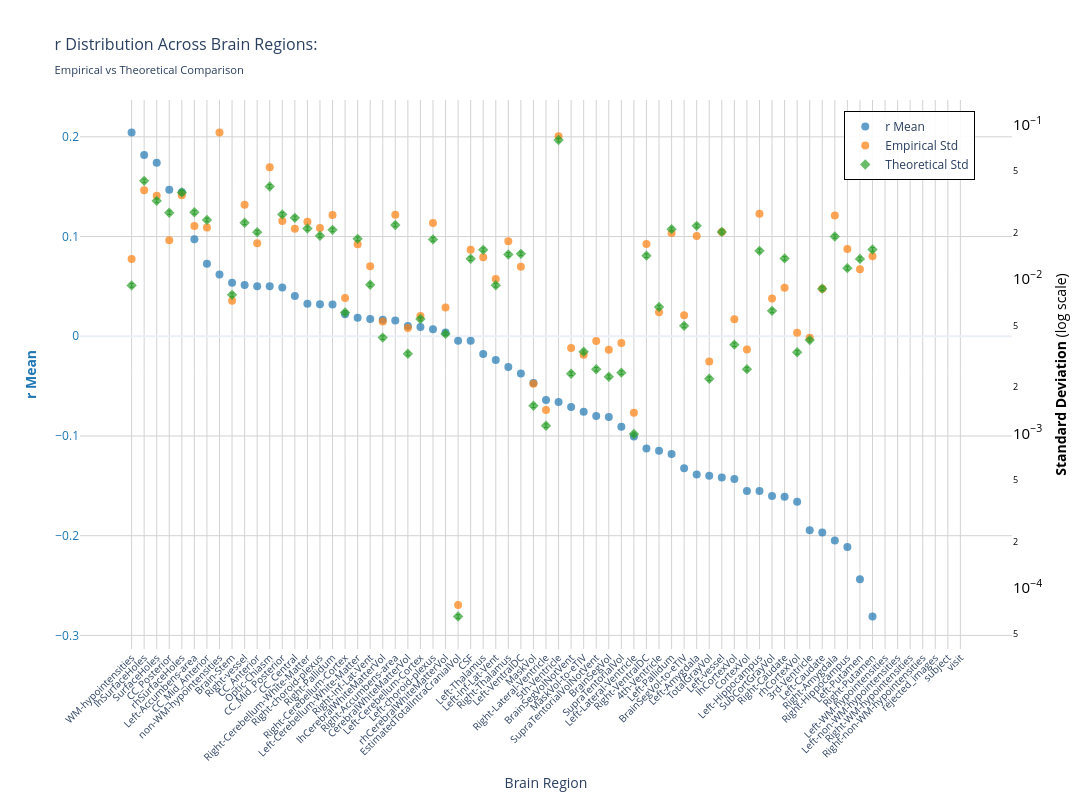
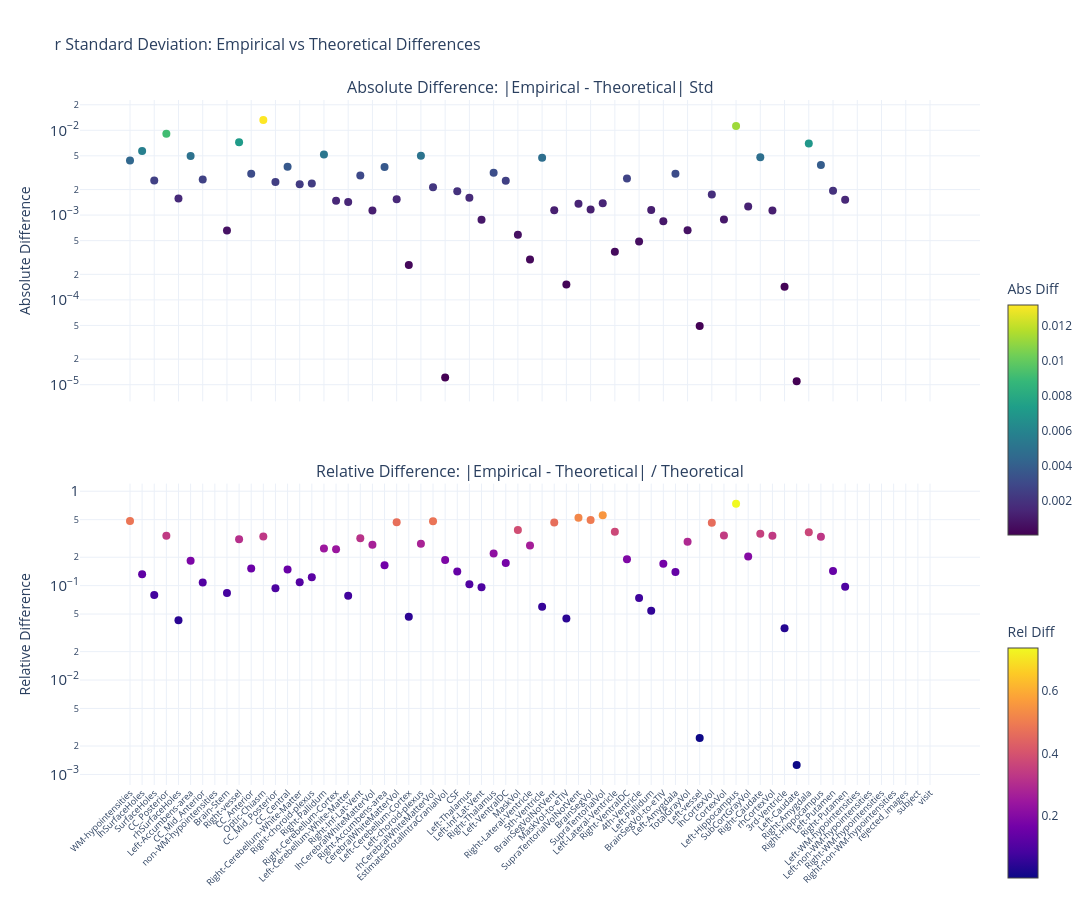

Notebook code cell kept with these figures, in order:
### Markdown cell above
### F-statistic

### Code cell
nu_nav = df_npvr[(df_npvr["timepoint"] == "baseline") & (df_npvr["group"] == "HC-PD")]
data_path = stats_dir / f"partial_correlation_baseline_{METRIC}.parquet"
df, stats = get_test_stats(
    data_path,
    stat_functions_F,
    nu_nav,
    hemisphere=False,
    study="baseline",
    raw_values=True,
)
show_figure(stats, hemisphere=False, stat_name="r", study="baseline", metric=METRIC)

### Figure 1 — Plotly figure (JSON) as saved in the notebook; plotly's stock layout.template omitted (floating-point values rounded to 4 significant figures)
{"data": [{"hovertemplate": "<b>%{x}</b><br>Mean r: %{y:.2f}<br><extra></extra>", "marker": {"color": "#1f77b4", "opacity": 0.7, "size": 8}, "mode": "markers", "name": "r Mean", "type": "scatter", "x": ["WM-hypointensities", "lhSurfaceHoles", "SurfaceHoles", "CC_Posterior", "rhSurfaceHoles", "Left-Accumbens-area", "CC_Mid_Anterior", "non-WM-hypointensities", "Brain-Stem", "Right-vessel", "CC_Anterior", "Optic-Chiasm", "CC_Mid_Posterior", "CC_Central", "Right-Cerebellum-White-Matter", "Right-choroid-plexus", "Right-Pallidum", "Right-Cerebellum-Cortex", "Left-Cerebellum-White-Matter", "Right-Inf-Lat-Vent", "lhCerebralWhiteMatterVol", "Right-Accumbens-area", "CerebralWhiteMatterVol", "Left-Cerebellum-Cortex", "Left-choroid-plexus", "rhCerebralWhiteMatterVol", "EstimatedTotalIntraCranialVol", "CSF", "Left-Thalamus", "Left-Inf-Lat-Vent", "Right-Thalamus", "Left-VentralDC", "MaskVol", "Right-Lateral-Ventricle", "5th-Ventricle", "BrainSegVolNotVent", "MaskVol-to-eTIV", "SupraTentorialVolNotVent", "BrainSegVol", "SupraTentorialVol", "Left-Lateral-Ventricle", "Right-VentralDC", "4th-Ventricle", "Left-Pallidum", "BrainSegVol-to-eTIV", "Left-Amygdala", "TotalGrayVol", "Left-vessel", "lhCortexVol", "CortexVol", "Left-Hippocampus", "SubCortGrayVol", "Right-Caudate", "rhCortexVol", "3rd-Ventricle", "Left-Caudate", "Right-Amygdala", "Right-Hippocampus", "Left-Putamen", "Right-Putamen", "Left-WM-hypointensities", "Left-non-WM-hypointensities", "Right-WM-hypointensities", "Right-non-WM-hypointensities", "rejected_images", "subject", "visit"], "y": [0.2044, 0.1817, 0.174, 0.1468, 0.1444, 0.09719, 0.07279, 0.06194, 0.05363, 0.05137, 0.05025, 0.05018, 0.04898, 0.0403, 0.0325, 0.03216, 0.03193, 0.02214, 0.01848, 0.01735, 0.01653, 0.01577, 0.01019, 0.009219, 0.007141, 0.003833, -0.004403, -0.004513, -0.01789, -0.02373, -0.03089, -0.03724, -0.04677, -0.06401, -0.06597, -0.07087, -0.07578, -0.08003, -0.08104, -0.09074, -0.1004, -0.1125, -0.1148, -0.1182, -0.1324, -0.1387, -0.1399, -0.1417, -0.1432, -0.1551, -0.1552, -0.1601, -0.1611, -0.1659, -0.1946, -0.1968, -0.2049, -0.2112, -0.2436, -0.2811, NaN, NaN, NaN, NaN, NaN, NaN, NaN], "yaxis": "y"}, {"hovertemplate": "<b>%{x}</b><br>Empirical Std: %{y:.3f}<br><extra></extra>", "marker": {"color": "#ff7f0e", "opacity": 0.7, "size": 8, "symbol": "circle"}, "mode": "markers", "name": "Empirical Std", "type": "scatter", "x": ["WM-hypointensities", "lhSurfaceHoles", "SurfaceHoles", "CC_Posterior", "rhSurfaceHoles", "Left-Accumbens-area", "CC_Mid_Anterior", "non-WM-hypointensities", "Brain-Stem", "Right-vessel", "CC_Anterior", "Optic-Chiasm", "CC_Mid_Posterior", "CC_Central", "Right-Cerebellum-White-Matter", "Right-choroid-plexus", "Right-Pallidum", "Right-Cerebellum-Cortex", "Left-Cerebellum-White-Matter", "Right-Inf-Lat-Vent", "lhCerebralWhiteMatterVol", "Right-Accumbens-area", "CerebralWhiteMatterVol", "Left-Cerebellum-Cortex", "Left-choroid-plexus", "rhCerebralWhiteMatterVol", "EstimatedTotalIntraCranialVol", "CSF", "Left-Thalamus", "Left-Inf-Lat-Vent", "Right-Thalamus", "Left-VentralDC", "MaskVol", "Right-Lateral-Ventricle", "5th-Ventricle", "BrainSegVolNotVent", "MaskVol-to-eTIV", "SupraTentorialVolNotVent", "BrainSegVol", "SupraTentorialVol", "Left-Lateral-Ventricle", "Right-VentralDC", "4th-Ventricle", "Left-Pallidum", "BrainSegVol-to-eTIV", "Left-Amygdala", "TotalGrayVol", "Left-vessel", "lhCortexVol", "CortexVol", "Left-Hippocampus", "SubCortGrayVol", "Right-Caudate", "rhCortexVol", "3rd-Ventricle", "Left-Caudate", "Right-Amygdala", "Right-Hippocampus", "Left-Putamen", "Right-Putamen", "Left-WM-hypointensities", "Left-non-WM-hypointensities", "Right-WM-hypointensities", "Right-non-WM-hypointensities", "rejected_images", "subject", "visit"], "y": [0.01352, 0.03763, 0.03473, 0.01786, 0.0349, 0.02212, 0.02158, 0.08922, 0.007256, 0.03038, 0.01709, 0.05306, 0.02381, 0.02124, 0.02359, 0.02146, 0.02603, 0.007562, 0.01683, 0.01212, 0.005313, 0.02614, 0.004822, 0.005775, 0.02311, 0.006543, 7.738e-05, 0.01548, 0.01389, 0.01, 0.01761, 0.01205, 0.002101, 0.001422, 0.08443, 0.00358, 0.003233, 0.003968, 0.003494, 0.003857, 0.001362, 0.0169, 0.006109, 0.01993, 0.005831, 0.01907, 0.002924, 0.02018, 0.005508, 0.003501, 0.02653, 0.007501, 0.008801, 0.004494, 0.004172, 0.008671, 0.02587, 0.01567, 0.01159, 0.01406, NaN, NaN, NaN, NaN, NaN, NaN, NaN], "yaxis": "y2"}, {"error_y": {"array": [0.0002553, 0.001214, 0.0009012, 0.0007553, 0.001022, 0.0007594, 0.0006779, NaN, 0.0002218, 0.0006492, 0.0005648, 0.001117, 0.0007361, 0.000699, 0.000596, 0.0005355, 0.0005845, 0.0001704, 0.0005113, 0.0002577, 0.0001171, 0.0006289, 9.199e-05, 0.0001546, 0.000507, 0.0001238, 1.827e-06, 0.0003803, 0.0004339, 0.0002557, 0.0004046, 0.0004088, 4.241e-05, 3.148e-05, 0.002232, 6.84e-05, 9.485e-05, 7.301e-05, 6.538e-05, 6.946e-05, 2.782e-05, 0.0003978, 0.0001848, 0.0005906, 0.0001396, 0.0006205, 6.341e-05, 0.0005668, 0.0001055, 7.318e-05, 0.0004275, 0.0001747, 0.0003817, 9.414e-05, 0.0001129, 0.0002433, 0.0005296, 0.0003301, 0.000379, 0.0004364, NaN, NaN, NaN, NaN, NaN, NaN, NaN], "arrayminus": [0.0002482, 0.00118, 0.0008762, 0.0007344, 0.0009934, 0.0007383, 0.0006591, NaN, 0.0002156, 0.0006312, 0.0005492, 0.001086, 0.0007157, 0.0006796, 0.0005794, 0.0005207, 0.0005683, 0.0001657, 0.0004971, 0.0002506, 0.0001139, 0.0006114, 8.944e-05, 0.0001503, 0.000493, 0.0001204, 1.776e-06, 0.0003697, 0.0004219, 0.0002486, 0.0003934, 0.0003975, 4.124e-05, 3.06e-05, 0.00217, 6.65e-05, 9.222e-05, 7.098e-05, 6.357e-05, 6.754e-05, 2.705e-05, 0.0003868, 0.0001797, 0.0005742, 0.0001357, 0.0006033, 6.165e-05, 0.0005511, 0.0001025, 7.115e-05, 0.0004157, 0.0001698, 0.0003712, 9.153e-05, 0.0001098, 0.0002365, 0.0005149, 0.000321, 0.0003685, 0.0004243, NaN, NaN, NaN, NaN, NaN, NaN, NaN], "color": "#2ca02c", "thickness": 1, "type": "data", "visible": true, "width": 2}, "hovertemplate": "<b>%{x}</b><br>Theoretical Std: %{y:.3f}<br><extra></extra>", "marker": {"color": "#2ca02c", "opacity": 0.7, "size": 8, "symbol": "diamond"}, "mode": "markers", "name": "Theoretical Std", "type": "scatter", "x": ["WM-hypointensities", "lhSurfaceHoles", "SurfaceHoles", "CC_Posterior", "rhSurfaceHoles", "Left-Accumbens-area", "CC_Mid_Anterior", "non-WM-hypointensities", "Brain-Stem", "Right-vessel", "CC_Anterior", "Optic-Chiasm", "CC_Mid_Posterior", "CC_Central", "Right-Cerebellum-White-Matter", "Right-choroid-plexus", "Right-Pallidum", "Right-Cerebellum-Cortex", "Left-Cerebellum-White-Matter", "Right-Inf-Lat-Vent", "lhCerebralWhiteMatterVol", "Right-Accumbens-area", "CerebralWhiteMatterVol", "Left-Cerebellum-Cortex", "Left-choroid-plexus", "rhCerebralWhiteMatterVol", "EstimatedTotalIntraCranialVol", "CSF", "Left-Thalamus", "Left-Inf-Lat-Vent", "Right-Thalamus", "Left-VentralDC", "MaskVol", "Right-Lateral-Ventricle", "5th-Ventricle", "BrainSegVolNotVent", "MaskVol-to-eTIV", "SupraTentorialVolNotVent", "BrainSegVol", "SupraTentorialVol", "Left-Lateral-Ventricle", "Right-VentralDC", "4th-Ventricle", "Left-Pallidum", "BrainSegVol-to-eTIV", "Left-Amygdala", "TotalGrayVol", "Left-vessel", "lhCortexVol", "CortexVol", "Left-Hippocampus", "SubCortGrayVol", "Right-Caudate", "rhCortexVol", "3rd-Ventricle", "Left-Caudate", "Right-Amygdala", "Right-Hippocampus", "Left-Putamen", "Right-Putamen", "Left-WM-hypointensities", "Left-non-WM-hypointensities", "Right-WM-hypointensities", "Right-non-WM-hypointensities", "rejected_images", "subject", "visit"], "y": [0.00911, 0.04333, 0.03216, 0.02696, 0.03647, 0.0271, 0.0242, NaN, 0.007915, 0.02317, 0.02016, 0.03986, 0.02627, 0.02495, 0.02127, 0.01911, 0.02086, 0.006083, 0.01825, 0.009197, 0.004181, 0.02244, 0.003283, 0.005517, 0.0181, 0.004418, 6.519e-05, 0.01357, 0.01549, 0.009125, 0.01444, 0.01459, 0.001514, 0.001123, 0.07967, 0.002441, 0.003385, 0.002606, 0.002334, 0.002479, 0.000993, 0.0142, 0.006595, 0.02108, 0.004982, 0.02215, 0.002263, 0.02023, 0.003764, 0.002612, 0.01526, 0.006235, 0.01362, 0.00336, 0.00403, 0.008682, 0.0189, 0.01178, 0.01353, 0.01558, NaN, NaN, NaN, NaN, NaN, NaN, NaN], "yaxis": "y2"}], "layout": {"height": 800, "hovermode": "x", "legend": {"bgcolor": "rgba(255, 255, 255, 0.9)", "bordercolor": "black", "borderwidth": 1, "font": {"size": 12}, "orientation": "v", "x": 0.82, "y": 0.98}, "title": {"font": {"size": 16}, "text": "r Distribution Across Brain Regions:<br><sub>Empirical vs Theoretical Comparison</sub>"}, "width": 1400, "xaxis": {"gridcolor": "lightgray", "showgrid": true, "tickangle": -45, "tickfont": {"size": 10}, "title": {"text": "Brain Region"}}, "yaxis": {"gridcolor": "lightgray", "showgrid": true, "side": "left", "tickfont": {"color": "#1f77b4"}, "title": {"font": {"color": "#1f77b4"}, "text": "<b>r Mean</b>"}}, "yaxis2": {"exponentformat": "power", "overlaying": "y", "showgrid": false, "side": "right", "tickfont": {"color": "black"}, "title": {"font": {"color": "black"}, "text": "<b>Standard Deviation</b> (log scale)"}, "type": "log"}}}

### Figure 2 — Plotly figure (JSON) as saved in the notebook; plotly's stock layout.template omitted (floating-point values rounded to 4 significant figures)
{"data": [{"hovertemplate": "<b>%{x}</b><br>Abs Diff: %{y:.4f}<br><extra></extra>", "marker": {"color": [0.004412, 0.005707, 0.002566, 0.0091, 0.001568, 0.004986, 0.00262, NaN, 0.0006595, 0.007206, 0.003071, 0.0132, 0.002462, 0.003709, 0.002316, 0.002351, 0.005171, 0.001479, 0.001422, 0.002921, 0.001132, 0.003695, 0.001539, 0.0002576, 0.005013, 0.002124, 1.219e-05, 0.001911, 0.001601, 0.0008793, 0.003164, 0.002537, 0.0005872, 0.0002989, 0.004758, 0.001139, 0.0001522, 0.001363, 0.00116, 0.001378, 0.0003691, 0.002704, 0.0004865, 0.001145, 0.0008486, 0.003082, 0.0006609, 4.922e-05, 0.001745, 0.0008894, 0.01127, 0.001266, 0.004824, 0.001134, 0.0001424, 1.095e-05, 0.006972, 0.003887, 0.001938, 0.001513, NaN, NaN, NaN, NaN, NaN, NaN, NaN], "colorbar": {"len": 0.4, "title": {"text": "Abs Diff"}, "y": 0.75, "yanchor": "top"}, "colorscale": [[0, "#440154"], [0.1111, "#482878"], [0.2222, "#3e4989"], [0.3333, "#31688e"], [0.4444, "#26828e"], [0.5556, "#1f9e89"], [0.6667, "#35b779"], [0.7778, "#6ece58"], [0.8889, "#b5de2b"], [1, "#fde725"]], "showscale": true, "size": 8}, "mode": "markers", "name": "Absolute", "type": "scatter", "x": ["WM-hypointensities", "lhSurfaceHoles", "SurfaceHoles", "CC_Posterior", "rhSurfaceHoles", "Left-Accumbens-area", "CC_Mid_Anterior", "non-WM-hypointensities", "Brain-Stem", "Right-vessel", "CC_Anterior", "Optic-Chiasm", "CC_Mid_Posterior", "CC_Central", "Right-Cerebellum-White-Matter", "Right-choroid-plexus", "Right-Pallidum", "Right-Cerebellum-Cortex", "Left-Cerebellum-White-Matter", "Right-Inf-Lat-Vent", "lhCerebralWhiteMatterVol", "Right-Accumbens-area", "CerebralWhiteMatterVol", "Left-Cerebellum-Cortex", "Left-choroid-plexus", "rhCerebralWhiteMatterVol", "EstimatedTotalIntraCranialVol", "CSF", "Left-Thalamus", "Left-Inf-Lat-Vent", "Right-Thalamus", "Left-VentralDC", "MaskVol", "Right-Lateral-Ventricle", "5th-Ventricle", "BrainSegVolNotVent", "MaskVol-to-eTIV", "SupraTentorialVolNotVent", "BrainSegVol", "SupraTentorialVol", "Left-Lateral-Ventricle", "Right-VentralDC", "4th-Ventricle", "Left-Pallidum", "BrainSegVol-to-eTIV", "Left-Amygdala", "TotalGrayVol", "Left-vessel", "lhCortexVol", "CortexVol", "Left-Hippocampus", "SubCortGrayVol", "Right-Caudate", "rhCortexVol", "3rd-Ventricle", "Left-Caudate", "Right-Amygdala", "Right-Hippocampus", "Left-Putamen", "Right-Putamen", "Left-WM-hypointensities", "Left-non-WM-hypointensities", "Right-WM-hypointensities", "Right-non-WM-hypointensities", "rejected_images", "subject", "visit"], "xaxis": "x", "y": [0.004412, 0.005707, 0.002566, 0.0091, 0.001568, 0.004986, 0.00262, NaN, 0.0006595, 0.007206, 0.003071, 0.0132, 0.002462, 0.003709, 0.002316, 0.002351, 0.005171, 0.001479, 0.001422, 0.002921, 0.001132, 0.003695, 0.001539, 0.0002576, 0.005013, 0.002124, 1.219e-05, 0.001911, 0.001601, 0.0008793, 0.003164, 0.002537, 0.0005872, 0.0002989, 0.004758, 0.001139, 0.0001522, 0.001363, 0.00116, 0.001378, 0.0003691, 0.002704, 0.0004865, 0.001145, 0.0008486, 0.003082, 0.0006609, 4.922e-05, 0.001745, 0.0008894, 0.01127, 0.001266, 0.004824, 0.001134, 0.0001424, 1.095e-05, 0.006972, 0.003887, 0.001938, 0.001513, NaN, NaN, NaN, NaN, NaN, NaN, NaN], "yaxis": "y"}, {"hovertemplate": "<b>%{x}</b><br>Rel Diff: %{y:.2%}<br><extra></extra>", "marker": {"color": [0.4843, 0.1317, 0.07977, 0.3375, 0.043, 0.184, 0.1083, NaN, 0.08332, 0.311, 0.1523, 0.3311, 0.09371, 0.1487, 0.1089, 0.123, 0.2479, 0.2432, 0.07793, 0.3176, 0.2708, 0.1646, 0.4687, 0.04669, 0.277, 0.4808, 0.187, 0.1408, 0.1034, 0.09636, 0.2191, 0.1739, 0.3879, 0.2661, 0.05972, 0.4666, 0.04495, 0.5229, 0.497, 0.5558, 0.3717, 0.1905, 0.07377, 0.05431, 0.1703, 0.1392, 0.292, 0.002433, 0.4635, 0.3405, 0.7385, 0.2031, 0.354, 0.3374, 0.03534, 0.001261, 0.3689, 0.3299, 0.1432, 0.09715, NaN, NaN, NaN, NaN, NaN, NaN, NaN], "colorbar": {"len": 0.4, "title": {"text": "Rel Diff"}, "y": 0.25, "yanchor": "top"}, "colorscale": [[0, "#0d0887"], [0.1111, "#46039f"], [0.2222, "#7201a8"], [0.3333, "#9c179e"], [0.4444, "#bd3786"], [0.5556, "#d8576b"], [0.6667, "#ed7953"], [0.7778, "#fb9f3a"], [0.8889, "#fdca26"], [1, "#f0f921"]], "showscale": true, "size": 8}, "mode": "markers", "name": "Relative", "type": "scatter", "x": ["WM-hypointensities", "lhSurfaceHoles", "SurfaceHoles", "CC_Posterior", "rhSurfaceHoles", "Left-Accumbens-area", "CC_Mid_Anterior", "non-WM-hypointensities", "Brain-Stem", "Right-vessel", "CC_Anterior", "Optic-Chiasm", "CC_Mid_Posterior", "CC_Central", "Right-Cerebellum-White-Matter", "Right-choroid-plexus", "Right-Pallidum", "Right-Cerebellum-Cortex", "Left-Cerebellum-White-Matter", "Right-Inf-Lat-Vent", "lhCerebralWhiteMatterVol", "Right-Accumbens-area", "CerebralWhiteMatterVol", "Left-Cerebellum-Cortex", "Left-choroid-plexus", "rhCerebralWhiteMatterVol", "EstimatedTotalIntraCranialVol", "CSF", "Left-Thalamus", "Left-Inf-Lat-Vent", "Right-Thalamus", "Left-VentralDC", "MaskVol", "Right-Lateral-Ventricle", "5th-Ventricle", "BrainSegVolNotVent", "MaskVol-to-eTIV", "SupraTentorialVolNotVent", "BrainSegVol", "SupraTentorialVol", "Left-Lateral-Ventricle", "Right-VentralDC", "4th-Ventricle", "Left-Pallidum", "BrainSegVol-to-eTIV", "Left-Amygdala", "TotalGrayVol", "Left-vessel", "lhCortexVol", "CortexVol", "Left-Hippocampus", "SubCortGrayVol", "Right-Caudate", "rhCortexVol", "3rd-Ventricle", "Left-Caudate", "Right-Amygdala", "Right-Hippocampus", "Left-Putamen", "Right-Putamen", "Left-WM-hypointensities", "Left-non-WM-hypointensities", "Right-WM-hypointensities", "Right-non-WM-hypointensities", "rejected_images", "subject", "visit"], "xaxis": "x2", "y": [0.4843, 0.1317, 0.07977, 0.3375, 0.043, 0.184, 0.1083, NaN, 0.08332, 0.311, 0.1523, 0.3311, 0.09371, 0.1487, 0.1089, 0.123, 0.2479, 0.2432, 0.07793, 0.3176, 0.2708, 0.1646, 0.4687, 0.04669, 0.277, 0.4808, 0.187, 0.1408, 0.1034, 0.09636, 0.2191, 0.1739, 0.3879, 0.2661, 0.05972, 0.4666, 0.04495, 0.5229, 0.497, 0.5558, 0.3717, 0.1905, 0.07377, 0.05431, 0.1703, 0.1392, 0.292, 0.002433, 0.4635, 0.3405, 0.7385, 0.2031, 0.354, 0.3374, 0.03534, 0.001261, 0.3689, 0.3299, 0.1432, 0.09715, NaN, NaN, NaN, NaN, NaN, NaN, NaN], "yaxis": "y2"}], "layout": {"annotations": [{"font": {"size": 16}, "showarrow": false, "text": "Absolute Difference: |Empirical - Theoretical| Std", "x": 0.5, "xanchor": "center", "xref": "paper", "y": 1, "yanchor": "bottom", "yref": "paper"}, {"font": {"size": 16}, "showarrow": false, "text": "Relative Difference: |Empirical - Theoretical| / Theoretical", "x": 0.5, "xanchor": "center", "xref": "paper", "y": 0.44, "yanchor": "bottom", "yref": "paper"}], "height": 900, "hovermode": "x unified", "showlegend": false, "title": {"font": {"size": 16}, "text": "r Standard Deviation: Empirical vs Theoretical Differences"}, "width": 1400, "xaxis": {"anchor": "y", "domain": [0, 1], "showticklabels": false}, "xaxis2": {"anchor": "y2", "domain": [0, 1], "tickangle": -45, "tickfont": {"size": 9}}, "yaxis": {"anchor": "x", "domain": [0.56, 1], "exponentformat": "power", "title": {"text": "Absolute Difference"}, "type": "log"}, "yaxis2": {"anchor": "x2", "domain": [0, 0.44], "exponentformat": "power", "title": {"text": "Relative Difference"}, "type": "log"}}}
